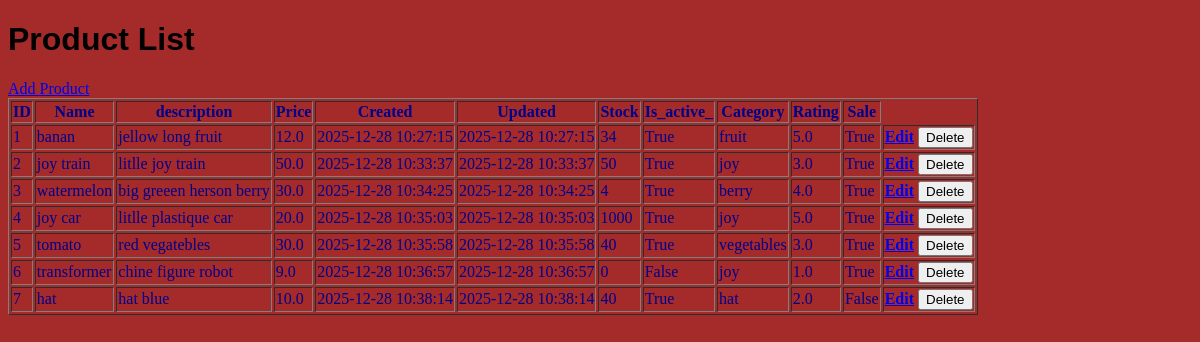
Before: / with the older database file.
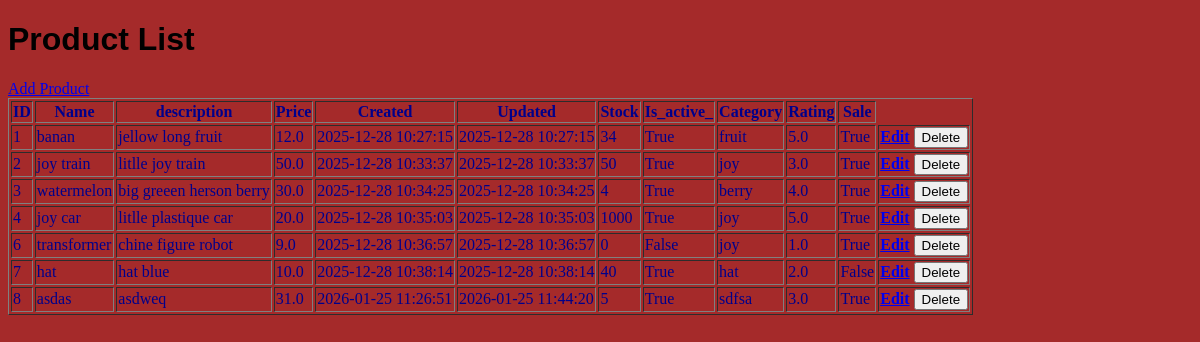
After: the same page with the newer database file.
### _online_shop/app/models.py (models this page shows)
class Product(db.Model):
    __tablename__="products"
    id=db.Column(db.Integer, primary_key=True, autoincrement=True)
    name=db.Column(db.String(100), nullable=False)
    description=db.Column(db.String(100), nullable=False)
    prise=db.Column(db.Float, nullable=False)
    created_at = db.Column(db.DateTime, default=db.func.now())
    updated_at = db.Column(db.DateTime, default=db.func.now(), onupdate=db.func.now())
    stock =db.Column(db.Integer, nullable=True, default=0)
    is_active=db.Column(db.Boolean, nullable=True, default=True)
    category   =db.Column(db.String(50), nullable=True)
    rating =db.Column(db.Float, nullable=True, default=0)
    sale=db.Column(db.Boolean, nullable=True, default=0)

### _online_shop/app/routes.py (the view)
@bp.route('/')
def index():
    products = Product.query.all()
    return render_template('index.html', products=products)

### _online_shop/templates/index.html (shortened to what this page needs)
<!DOCTYPE html>
<html>
<head>
    <link rel="stylesheet" href="/static/style.css">
</head>
<body>
    <h1>Product List</h1>
    <a href="{{ url_for('routes.add_product') }}">Add Product</a>
    <table border="1">
        <tr><th>ID</th><th>Name</th><th>description</th></th><th>Price</th><th>Created</th><th>Updated</th><th>Stock</th><th>Is_active_</th><th>Category</th><th>Rating</th><th>Sale</th></tr>
        {% for product in products %}
        <tr>
            <td>{{product.id}}</td>
            <td>{{product.name}}</td>
            <td>{{product.description}}</td>
            <td>{{product.prise}}</td>
            <td>{{product.created_at}}</td>
            <td>{{product.updated_at}}</td>
            <td>{{product.stock}}</td>
            <td>{{product.is_active}}</td>
            <td>{{product.category}}</td>
            <td>{{product.rating}}</td>
            <td>{{product.sale}}</td>
                            <th>
                <a href="{{url_for('routes.update_product', product_id=product.id)}}">Edit</a>
                <form action="{{ url_for('routes.delete_product', product_id=product.id) }}" method="post" style="display:inline;">
                    <button type="submit">Delete</button>
                </form>
            </th>
        </tr>
        {% endfor %}
    </table>
</body>
</html>

### _online_shop/static/style.css (style rules this page uses)
body { background-color: brown; }
table { color: darkblue; }
h1 { font-family: 'Gill Sans', 'Gill Sans MT', Calibri, 'Trebuchet MS', sans-serif; }

Changed rows visible on the page:
removed Product: id "5", name "tomato", description "red vegatebles", prise "30.0", created_at "2025-12-28 10:35:58", updated_at "2025-12-28 10:35:58", stock "40", is_active "True", category "vegetables", rating "3.0", sale "True"
added Product: id "8", name "asdas", description "asdweq", prise "31.0", created_at "2026-01-25 11:26:51", updated_at "2026-01-25 11:44:20", stock "5", is_active "True", category "sdfsa", rating "3.0", sale "True"
